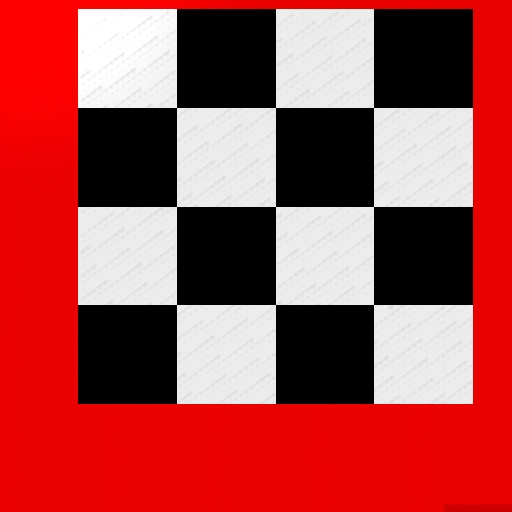
#> input picture calibration/capture/left/000003.jpg, 512 x 512 px; its folder holds only this picture in this run
$ python calibrate.py   (older library calls are emulated)
#> lines starting #> are read from the running program, lines starting #| are printed output that depends on the picture; after the words box and inside, x2 and y2 are one past the last pixel; in counts of white or black regions, pixels touching at a corner belong together
import glob
import os
import random
import sys

import numpy as np
import cv2

CHESSBOARD_SIZE = (3, 3)
CHESSBOARD_OPTIONS = (cv2.CALIB_CB_ADAPTIVE_THRESH |
        cv2.CALIB_CB_NORMALIZE_IMAGE | cv2.CALIB_CB_FAST_CHECK)

OBJECT_POINT_ZERO = np.zeros((CHESSBOARD_SIZE[0] * CHESSBOARD_SIZE[1], 3),
        np.float32)
OBJECT_POINT_ZERO[:, :2] = np.mgrid[0:CHESSBOARD_SIZE[0],
        0:CHESSBOARD_SIZE[1]].T.reshape(-1, 2)

OPTIMIZE_ALPHA = 0.25

TERMINATION_CRITERIA = (cv2.TERM_CRITERIA_EPS + cv2.TERM_CRITERIA_MAX_ITER, 30,
        0.001)

MAX_IMAGES = 64

leftImageDir = "capture/left"
rightImageDir = "capture/right"
outputFile = "calibration"

def readImagesAndFindChessboards(imageDirectory):
#> called with imageDirectory = 'capture/left'
    cacheFile = "{0}/chessboards.npz".format(imageDirectory)
    try:
        cache = np.load(cacheFile)
        print("Loading image data from cache file at {0}".format(cacheFile))
        return (list(cache["filenames"]), list(cache["objectPoints"]),
                list(cache["imagePoints"]), tuple(cache["imageSize"]))
    except IOError:
        print("Cache file at {0} not found".format(cacheFile))

    print("Reading images at {0}".format(imageDirectory))
    imagePaths = glob.glob("{0}/*.jpg".format(imageDirectory))

    filenames = []
    objectPoints = []
    imagePoints = []
    imageSize = (512,512)

    for imagePath in sorted(imagePaths):
        image = cv2.imread(imagePath)
#> image is the input picture: shape (512, 512, 3); mean B, G, R 70.5, 70.5, 165.7
        grayImage = cv2.cvtColor(image, cv2.COLOR_BGR2GRAY)
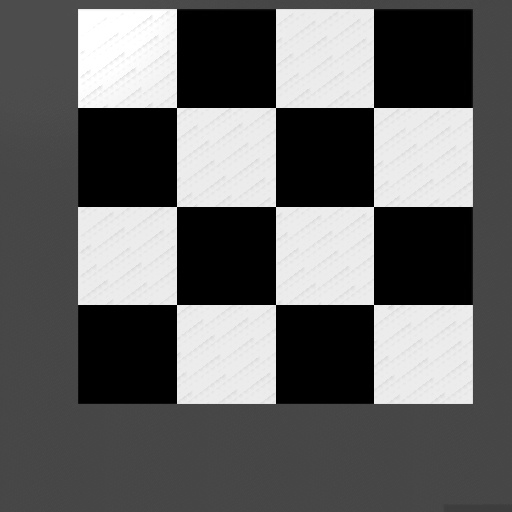
#> grayImage: shape (512, 512); min 0, max 255, mean 99

        newSize = grayImage.shape[::-1]
#> newSize = (512, 512)
        print(newSize)
#| (512, 512)
        if imageSize != None and newSize != imageSize:
            raise ValueError(
                    "Calibration image at {0} is not the same size as the others"
                    .format(imagePath))
        imageSize = newSize
#> imageSize = (512, 512)

        hasCorners, corners = cv2.findChessboardCorners(grayImage,
                CHESSBOARD_SIZE, cv2.CALIB_CB_FAST_CHECK)
#> hasCorners = True; corners = [[373.5, 304.5], [275.5, 304.5], [176.5, 304.5], [373.5, 206.5], [275.6, 206.5], [176.4, 206.6], [373.5, 107.5], [275.6, 107.5], [176.5, 107.5]]

        if hasCorners:
            filenames.append(os.path.basename(imagePath))
            objectPoints.append(OBJECT_POINT_ZERO)
            cv2.cornerSubPix(grayImage, corners, (11, 11), (-1, -1),
                    TERMINATION_CRITERIA)
            imagePoints.append(corners)

        cv2.drawChessboardCorners(image, CHESSBOARD_SIZE, corners, hasCorners)
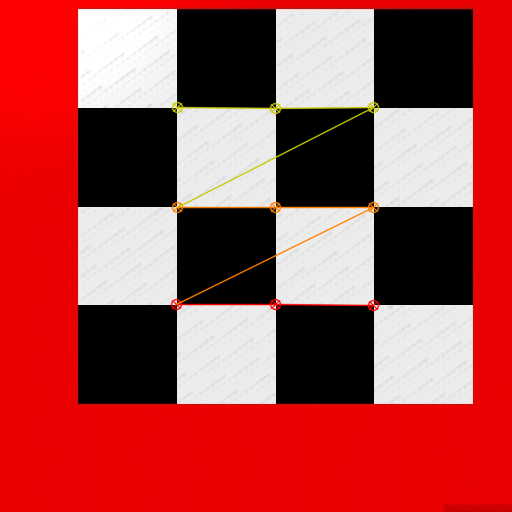
#> image: shape (512, 512, 3); 1.42% of pixels changed, all inside (x1, y1, x2, y2) = (170, 101, 380, 312)
        cv2.imshow(imageDirectory, image)

        # Needed to draw the window
        cv2.waitKey(0)

    cv2.destroyWindow(imageDirectory)

    print("Found corners in {0} out of {1} images"
            .format(len(imagePoints), len(imagePaths)))
#| Found corners in 1 out of 1 images

    np.savez_compressed(cacheFile,
            filenames=filenames, objectPoints=objectPoints,
            imagePoints=imagePoints, imageSize=imageSize)
    return filenames, objectPoints, imagePoints, imageSize

(leftFilenames, leftObjectPoints, leftImagePoints, leftSize
        ) = readImagesAndFindChessboards(leftImageDir)
#> leftFilenames = ['000003.jpg']; leftObjectPoints = 1 item; leftImagePoints = 1 item; leftSize = (512, 512)
(rightFilenames, rightObjectPoints, rightImagePoints, rightSize
        ) = readImagesAndFindChessboards(rightImageDir)

if leftSize != rightSize:
    print("Camera resolutions do not match")
    sys.exit(1)
imageSize = leftSize
#> imageSize = (512, 512)

filenames = list(set(leftFilenames) & set(rightFilenames))
#> filenames = []
if (len(filenames) > MAX_IMAGES):
    print("Too many images to calibrate, using {0} randomly selected images"
            .format(MAX_IMAGES))
    filenames = random.sample(filenames, MAX_IMAGES)
filenames = sorted(filenames)
print("Using these images:")
print(filenames)

def getMatchingObjectAndImagePoints(requestedFilenames,
        allFilenames, objectPoints, imagePoints):
    requestedFilenameSet = set(requestedFilenames)
#> requestedFilenameSet = 0 items
    requestedObjectPoints = []
    requestedImagePoints = []

    for index, filename in enumerate(allFilenames):
        if filename in requestedFilenameSet:
            requestedObjectPoints.append(objectPoints[index])
            requestedImagePoints.append(imagePoints[index])
#> this loop made 1 pass
#> after the loop, requestedImagePoints = []; requestedObjectPoints = []

    return requestedObjectPoints, requestedImagePoints

leftObjectPoints, leftImagePoints = getMatchingObjectAndImagePoints(filenames,
        leftFilenames, leftObjectPoints, leftImagePoints)
#> leftObjectPoints = []; leftImagePoints = []
rightObjectPoints, rightImagePoints = getMatchingObjectAndImagePoints(filenames,
        rightFilenames, rightObjectPoints, rightImagePoints)
#> rightObjectPoints = []; rightImagePoints = []

# TODO: Fix this validation
# Keep getting "Use a.any() or a.all()" even though it's already used?!
# if (leftObjectPoints != rightObjectPoints).all():
#     print("Object points do not match")
#     sys.exit(1)

print("Calibrating left camera...")
#> (the run stopped early here; a loop or call above may not have finished)

$ run again, on calibration/capture/left/000007.jpg
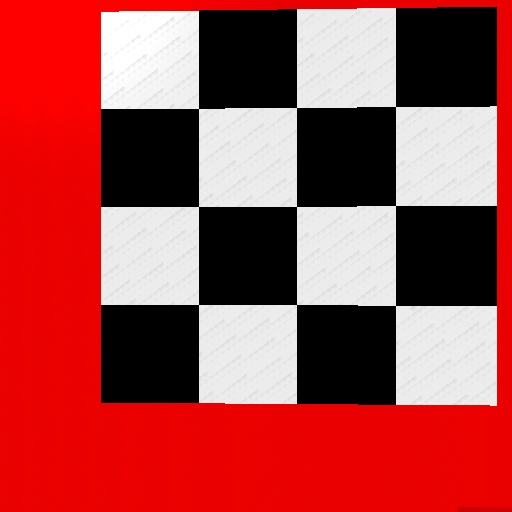
#> input picture calibration/capture/left/000007.jpg, 512 x 512 px
#> in readImagesAndFindChessboards, image is the input picture: shape (512, 512, 3); mean B, G, R 70.6, 70.5, 165.7
#> in readImagesAndFindChessboards, `grayImage = cv2.cvtColor(image, cv2.COLOR_BGR2GRAY)`:
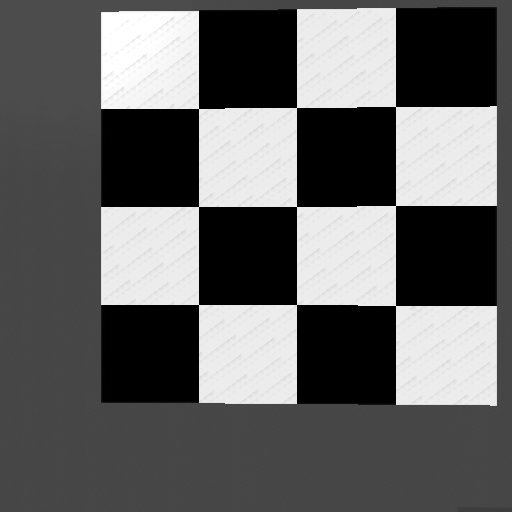
#> grayImage: shape (512, 512); min 0, max 255, mean 99
#| (512, 512)
#> hasCorners = True; corners = [[395.6, 106.6], [395.5, 205.5], [395.7, 305.7], [296.7, 107.4], [296.5, 206.5], [296.5, 304.4], [198.5, 108.6], [198.4, 206.5], [198.5, 304.5]]
#> in readImagesAndFindChessboards, `cv2.drawChessboardCorners(image, CHESSBOARD_SIZE, corners, hasCorners)`:
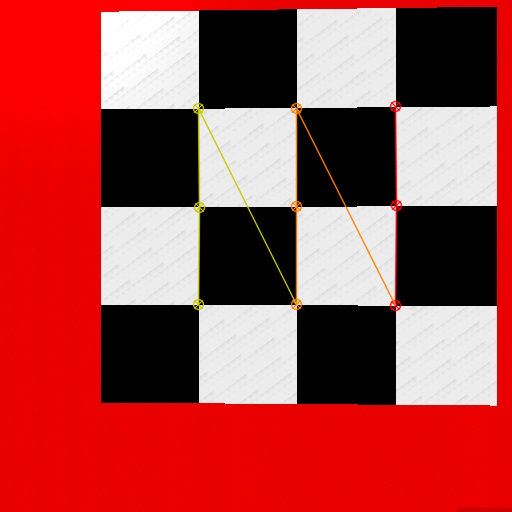
#> image: shape (512, 512, 3); 1.43% of pixels changed, all inside (x1, y1, x2, y2) = (192, 100, 403, 312)
#| Found corners in 1 out of 1 images
#> `(leftFilenames, leftObjectPoints, leftImagePoints, leftSize ) = readIm..`: leftFilenames = ['000007.jpg']; leftObjectPoints = 1 item; leftSize = (512, 512)
#> filenames = []
#> requestedFilenameSet = 0 items
#> the loop in getMatchingObjectAndImagePoints, `for index, filename in enumerate(allFilenames):` made 1 pass
#> after the loop in getMatchingObjectAndImagePoints, `for index, filename in enumerate(allFilenames):`: requestedImagePoints = []

$ run again, on calibration/capture/left/000008.jpg
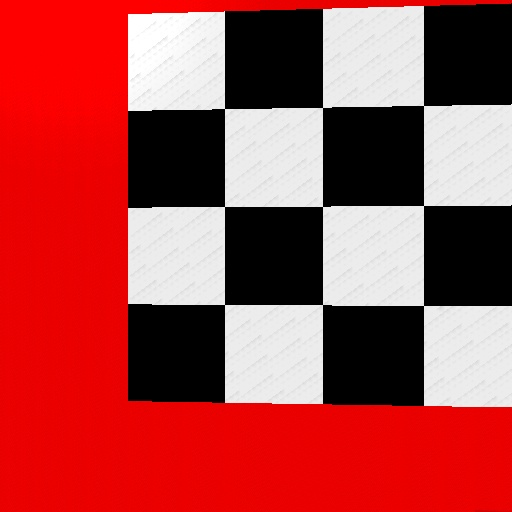
#> input picture calibration/capture/left/000008.jpg, 512 x 512 px
#> in readImagesAndFindChessboards, image is the input picture: shape (512, 512, 3); mean B, G, R 68.6, 68.6, 168.1
#> in readImagesAndFindChessboards, `grayImage = cv2.cvtColor(image, cv2.COLOR_BGR2GRAY)`:
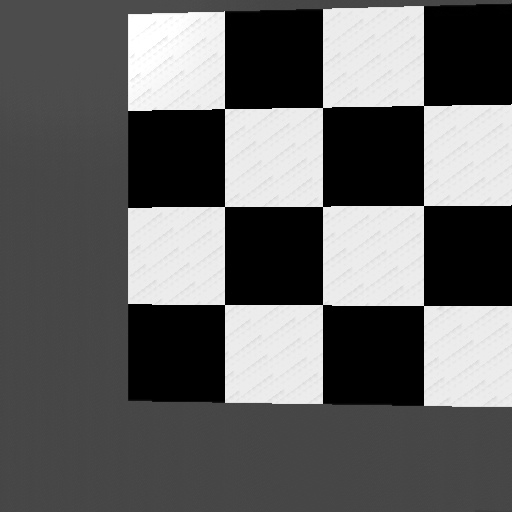
#> grayImage: shape (512, 512); min 0, max 255, mean 98.3
#| (512, 512)
#> hasCorners = True; corners = [[423.5, 105.5], [423.5, 205.5], [423.5, 305.6], [322.7, 107.3], [322.5, 206.5], [322.5, 304.5], [224.5, 108.5], [224.5, 206.6], [224.5, 304.6]]
#> in readImagesAndFindChessboards, `cv2.drawChessboardCorners(image, CHESSBOARD_SIZE, corners, hasCorners)`:
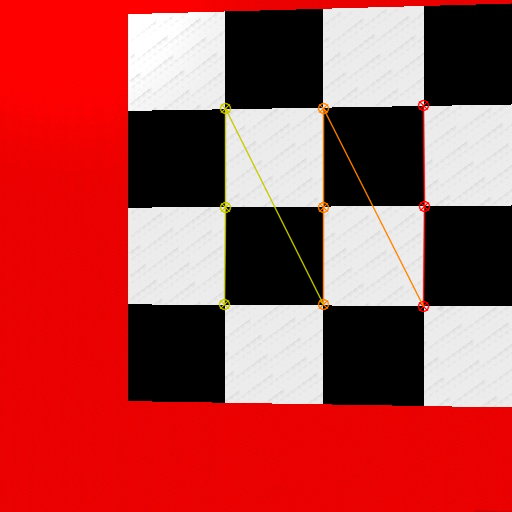
#> image: shape (512, 512, 3); 1.43% of pixels changed, all inside (x1, y1, x2, y2) = (218, 99, 431, 313)
#| Found corners in 1 out of 1 images
#> `(leftFilenames, leftObjectPoints, leftImagePoints, leftSize ) = readIm..`: leftFilenames = ['000008.jpg']; leftObjectPoints = 1 item; leftSize = (512, 512)
#> filenames = []
#> requestedFilenameSet = 0 items
#> the loop in getMatchingObjectAndImagePoints, `for index, filename in enumerate(allFilenames):` made 1 pass
#> after the loop in getMatchingObjectAndImagePoints, `for index, filename in enumerate(allFilenames):`: requestedImagePoints = []

$ run again, on calibration/capture/left/000009.jpg
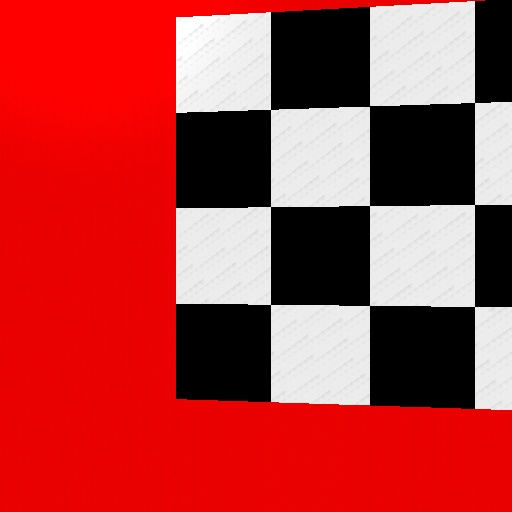
#> input picture calibration/capture/left/000009.jpg, 512 x 512 px
#> in readImagesAndFindChessboards, image is the input picture: shape (512, 512, 3); mean B, G, R 60, 60, 176.7
#> in readImagesAndFindChessboards, `grayImage = cv2.cvtColor(image, cv2.COLOR_BGR2GRAY)`:
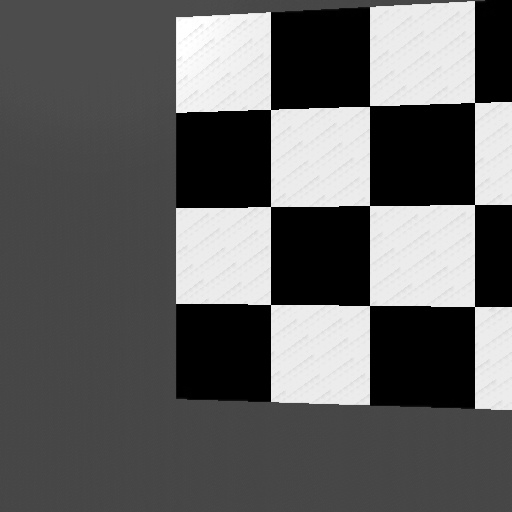
#> grayImage: shape (512, 512); min 0, max 255, mean 94.9
#| (512, 512)
#> hasCorners = True; corners = [[474.6, 102.5], [474.5, 204.4], [474.5, 306.6], [369.7, 105.8], [369.5, 205.6], [369.5, 305.5], [270.5, 109.5], [270.5, 206.5], [270.5, 304.5]]
#> in readImagesAndFindChessboards, `cv2.drawChessboardCorners(image, CHESSBOARD_SIZE, corners, hasCorners)`:
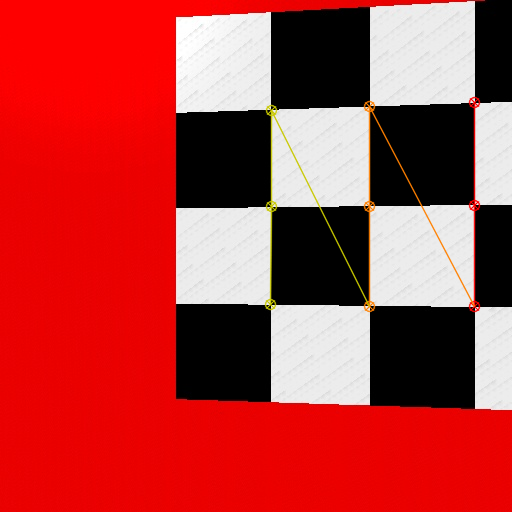
#> image: shape (512, 512, 3); 1.44% of pixels changed, all inside (x1, y1, x2, y2) = (264, 96, 481, 313)
#| Found corners in 1 out of 1 images
#> `(leftFilenames, leftObjectPoints, leftImagePoints, leftSize ) = readIm..`: leftFilenames = ['000009.jpg']; leftObjectPoints = 1 item; leftSize = (512, 512)
#> filenames = []
#> requestedFilenameSet = 0 items
#> the loop in getMatchingObjectAndImagePoints, `for index, filename in enumerate(allFilenames):` made 1 pass
#> after the loop in getMatchingObjectAndImagePoints, `for index, filename in enumerate(allFilenames):`: requestedImagePoints = []
